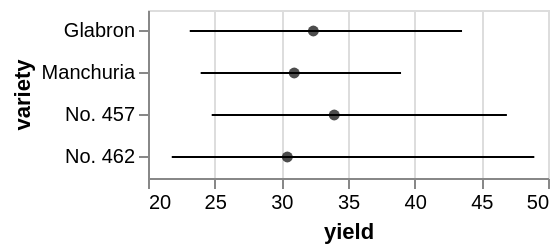

Vega-Lite specification stored for this chart:
### Vega specification from a JSON file in a GitHub repository (floating-point values rounded to 4 significant figures)
{"$schema": "https://vega.github.io/schema/vega/v4.json", "autosize": "pad", "padding": 5, "width": 200, "style": "cell", "data": [{"name": "source_0", "values": [{"lower_yield": 23.13, "upper_yield": 43.55, "center": 32.4, "variety": "Glabron"}, {"lower_yield": 23.95, "upper_yield": 38.98, "center": 30.97, "variety": "Manchuria"}, {"lower_yield": 24.78, "upper_yield": 46.92, "center": 33.97, "variety": "No. 457"}, {"lower_yield": 21.78, "upper_yield": 48.97, "center": 30.45, "variety": "No. 462"}]}, {"name": "data_1", "source": "source_0", "transform": [{"type": "formula", "expr": "datum.upper_yield", "as": "lower_upper_yield"}, {"type": "formula", "expr": "datum.lower_yield", "as": "upper_upper_yield"}]}], "signals": [{"name": "y_step", "value": 21}, {"name": "height", "update": "bandspace(domain('y').length, 0, 0) * y_step"}], "marks": [{"name": "layer_0_layer_0_marks", "type": "rule", "style": ["rule", "errorbar-rule"], "from": {"data": "data_1"}, "encode": {"update": {"stroke": [{"test": "datum[\"lower_upper_yield\"] === null || isNaN(datum[\"lower_upper_yield\"])", "value": null}, {"value": "black"}], "tooltip": {"signal": "{\"yield\": format(datum[\"lower_upper_yield\"], \"\"), \"upper_upper_yield\": format(datum[\"upper_upper_yield\"], \"\"), \"variety\": ''+datum[\"variety\"]}"}, "x": {"scale": "x", "field": "lower_upper_yield"}, "y": {"scale": "y", "field": "variety", "band": 0.5}, "x2": {"scale": "x", "field": "upper_upper_yield"}}}}, {"name": "layer_1_marks", "type": "symbol", "style": ["point"], "from": {"data": "source_0"}, "encode": {"update": {"opacity": {"value": 0.7}, "fill": [{"test": "datum[\"center\"] === null || isNaN(datum[\"center\"])", "value": null}, {"value": "black"}], "tooltip": {"signal": "{\"center\": format(datum[\"center\"], \"\"), \"variety\": ''+datum[\"variety\"]}"}, "x": {"scale": "x", "field": "center"}, "y": {"scale": "y", "field": "variety", "band": 0.5}}}}], "scales": [{"name": "x", "type": "linear", "domain": {"fields": [{"data": "data_1", "field": "lower_upper_yield"}, {"data": "data_1", "field": "upper_upper_yield"}, {"data": "source_0", "field": "center"}]}, "range": [0, {"signal": "width"}], "zero": false, "nice": true}, {"name": "y", "type": "band", "domain": {"fields": [{"data": "data_1", "field": "variety"}, {"data": "source_0", "field": "variety"}], "sort": true}, "range": {"step": {"signal": "y_step"}}, "paddingInner": 0, "paddingOuter": 0}], "axes": [{"scale": "x", "orient": "bottom", "grid": false, "title": "yield", "labelFlush": true, "labelOverlap": true, "tickCount": {"signal": "ceil(width/40)"}, "zindex": 1}, {"scale": "x", "orient": "bottom", "gridScale": "y", "grid": true, "tickCount": {"signal": "ceil(width/40)"}, "domain": false, "labels": false, "maxExtent": 0, "minExtent": 0, "ticks": false, "zindex": 0}, {"scale": "y", "orient": "left", "grid": false, "title": "variety", "labelOverlap": true, "zindex": 1}], "config": {"axisY": {"minExtent": 30}}}
